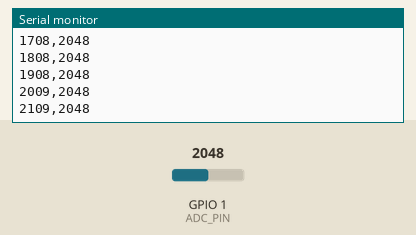
The sketch below on a simulated ESP32-S3. On the bench: the last lines printed to the serial monitor. The test bench sets the inputs (shaded band); at power-on: GPIO 1 (ADC_PIN) = 2048 (analog values on the 0–4095 scale).

Above: at 2.2 s.
2.3 s: GPIO 1 (ADC_PIN) set to 2866
At 2.31 s:
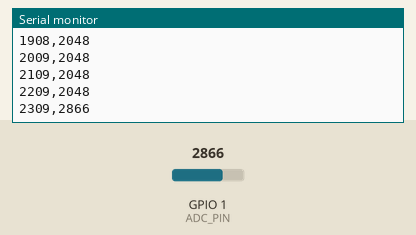
3.8 s: GPIO 1 (ADC_PIN) set to 3603
At 3.82 s:
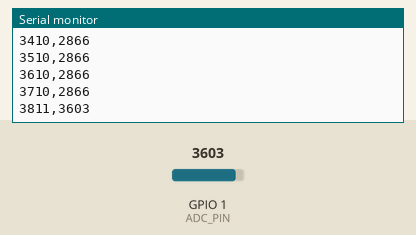
Timing chart, 0 to 6.8 s (numbered marks = the images above; inputs shaded):
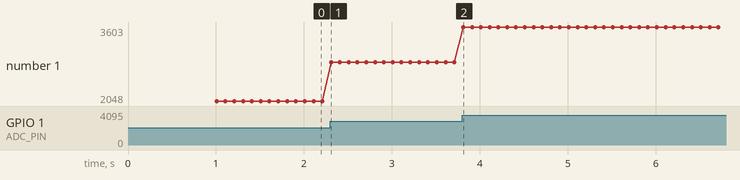

Measured:
- after the input at 2.3 s, the serial monitor: prints a new line at once (image 1)
- plotted number 1: 2048 → 2866 after the input at 2.3 s

The sketch:

ESP32_ADC_Raw_Data.ino
```cpp
// (licence header left out)
// ESP32-S3 ADC 原始数据采集程序
// 功能：通过串口实时传输 ADC 模拟原始值
// 设置：ADC 衰减为 3.3V，最高精度配置

#define ADC_PIN 1        // 使用 GPIO1 (ADC1_CH0)，ESP32-S3 推荐引脚
#define SAMPLE_INTERVAL 100  // 采样间隔 100ms (10Hz)

// ADC 配置参数
#define ADC_WIDTH_BIT ADC_WIDTH_BIT_12  // 12位精度（ESP32 最高）

unsigned long lastSampleTime = 0;

void setup() {
  Serial.begin(115200);

  // 配置 ADC
  analogReadResolution(12);           // 设置 ADC 分辨率为 12 位

  // 设置11dB衰减用于测量3.2V电压
  // 使用ESP32库中已知的ADC衰减常量
  #if defined(ADC_ATTEN_DB_11)
    analogSetAttenuation(ADC_ATTEN_DB_11); // 11dB衰减对应0-3.3V量程
  #elif defined(ADC_ATTEN_11db)
    analogSetAttenuation(ADC_ATTEN_11db); // 11dB衰减对应0-3.3V量程
  #else
    // 如果都不支持，使用数值3（11dB衰减）
    analogSetAttenuation((adc_attenuation_t)3); // 11dB衰减对应0-3.3V量程
  #endif

  // 配置 ADC 引脚
  pinMode(ADC_PIN, INPUT);

  // 启动信息
  Serial.println("ESP32 ADC Raw Data Collector");
  Serial.println("ADC Configuration:");
  Serial.println("- Resolution: 12 bits");
  Serial.println("- Attenuation: 11dB (0-3.3V)");
  Serial.println("- Sample Rate: 10Hz");
  Serial.println("- Output: Raw ADC Value (0-4095)");
  Serial.println("START");

  delay(1000); // 等待串口稳定
}

void loop() {
  unsigned long currentTime = millis();

  // 检查是否到达采样间隔
  if (currentTime - lastSampleTime >= SAMPLE_INTERVAL) {
    lastSampleTime = currentTime;

    // 读取 ADC 原始值
    int adcValue = analogRead(ADC_PIN);

    // 输出时间戳和 ADC 原始值
    Serial.print(currentTime);
    Serial.print(",");
    Serial.println(adcValue);
  }

  // 短暂延迟，避免过度占用 CPU
  delay(1);
}
```
